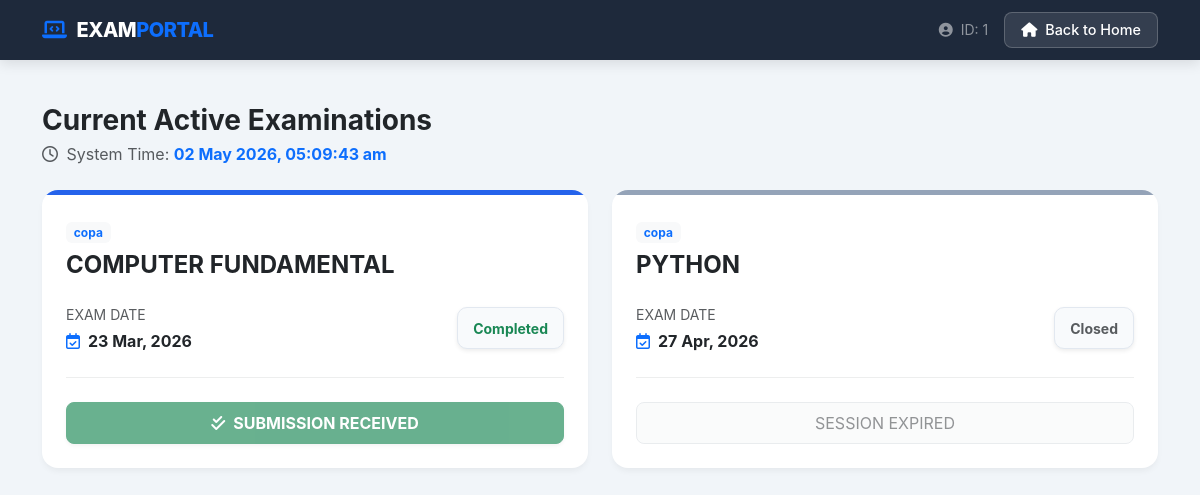
The app's page /exam_page.php (signed in) with its own data.
### tables this page shows
CREATE TABLE `exams` (
  `exam_id` int(11) NOT NULL,
  `exam_name` varchar(100) DEFAULT NULL,
  `subject_name` varchar(100) DEFAULT NULL,
  `exam_date` date DEFAULT NULL,
  `exam_time` time DEFAULT NULL,
  `exam_end_time` time DEFAULT NULL,
  `centre` varchar(100) DEFAULT NULL,
  `total_students` int(11) DEFAULT NULL,
  `status` varchar(20) DEFAULT 'Active',
  `course` varchar(100) DEFAULT NULL
);

### exam_page.php (the view, shortened to what this page needs)
<?php
include("config.php");
$student_id = $_SESSION['student_id'];
$student_res = mysqli_query($conn, "SELECT course FROM students WHERE student_id = '$student_id' LIMIT 1");
$student_data = mysqli_fetch_assoc($student_res);
$course = $student_data['course'] ?? '';
$query = mysqli_query($conn, "SELECT * FROM exams
    WHERE exam_name = '$course'
    AND status = 'Active'
    ORDER BY exam_date ASC, exam_time ASC");
?>
<!DOCTYPE html>
<html lang="en">
<head>
    <link href="https://cdn.jsdelivr.net/npm/bootstrap@5.3.0/dist/css/bootstrap.min.css" rel="stylesheet">
    <link rel="stylesheet" href="https://cdnjs.cloudflare.com/ajax/libs/font-awesome/6.4.0/css/all.min.css">
</head>
<body>
<nav class="exam-navbar">
    <div class="container d-flex justify-content-between align-items-center">
        <a href="dashboard.php" class="portal-brand">
            <i class="fas fa-laptop-code text-primary"></i>
            <span>EXAM<span class="text-primary">PORTAL</span></span>
        </a>
        <div class="d-flex align-items-center gap-3">
            <span class="d-none d-md-block text-white-50 small">
                <i class="fas fa-user-circle me-1"></i> ID: <?php echo $student_id; ?>
            </span>
            <a href="dashboard.php" class="btn-nav-home">
                <i class="fas fa-home me-1"></i> Back to Home
            </a>
        </div>
    </div>
</nav>
<div class="container mt-4">
    <div class="row align-items-end mb-4">
        <div class="col-md-8">
            <h3 class="fw-bold text-dark mb-1">Current Active Examinations</h3>
            <p class="text-muted mb-0">
                <i class="far fa-clock me-1"></i> System Time:
                <span id="live-clock" class="fw-bold text-primary"><?php echo date("d M, Y | h:i:s A"); ?></span>
            </p>
        </div>
    </div>
    <div class="row g-4">
    <?php
    if(mysqli_num_rows($query) > 0) {
        while($row = mysqli_fetch_assoc($query)) {
            $exam_id = $row['exam_id'];
            $checkSub = mysqli_query($conn, "SELECT * FROM exam_submissions WHERE student_id = '$student_id' AND exam_id = '$exam_id'");
            $is_submitted = (mysqli_num_rows($checkSub) > 0);
            $start_time = $row['exam_date'] . ' ' . $row['exam_time'];
    ?>
        <div class="col-lg-6">
            <div class="exam-card card h-100" id="card-<?php echo $exam_id; ?>">
                <div class="card-accent" id="accent-<?php echo $exam_id; ?>"></div>
                <div class="p-4">
                    <div class="d-flex justify-content-between align-items-start mb-3">
                        <div>
                            <span class="badge bg-light text-primary mb-2"><?php echo $row['exam_name']; ?></span>
                            <h4 class="fw-bold text-dark"><?php echo strtoupper($row['subject_name']); ?></h4>
                        </div>
                    </div>
                    <div class="row align-items-center">
                        <div class="col-sm-6">
                            <div class="text-muted small mb-1">EXAM DATE</div>
                            <div class="fw-bold"><i class="far fa-calendar-check me-2 text-primary"></i><?php echo date("d M, Y", strtotime($start_time)); ?></div>
                        </div>
                        <div class="col-sm-6 text-sm-end mt-3 mt-sm-0">
                            <div class="timer-box d-inline-block shadow-sm" id="timer-<?php echo $exam_id; ?>">
                            </div>
                        </div>
                    </div>
                    <hr class="my-4" style="opacity: 0.08;">
                    <div class="action-area" id="action-<?php echo $exam_id; ?>">
                        <?php if($is_submitted) { ?>
                            <button class="btn btn-success w-100 rounded-3 fw-bold py-2 shadow-sm" disabled>
                                <i class="fas fa-check-double me-2"></i>SUBMISSION RECEIVED
                            </button>
                        <?php } else { ?>
                            <button class="btn btn-light w-100 rounded-3 py-2 border" disabled>Checking Status...</button>
                        <?php } ?>
                    </div>
                </div>
            </div>
        </div>
    <?php
        }
    }
    ?>
    </div>
</div>
</body>
</html>

### exam_page.php (style rules this page uses)
:root { --primary-blue: #2563eb; --dark-navy: #1e293b; --live-red: #ef4444; }
body { background-color: #f1f5f9; font-family: 'Inter', 'Segoe UI', sans-serif; padding-top: 80px; }
.exam-navbar { background: var(--dark-navy); box-shadow: 0 4px 12px rgba(0,0,0,0.1); padding: 12px 0; position: fixed; top: 0; width: 100%; z-index: 1000; }
.portal-brand { color: #ffffff; font-weight: 800; font-size: 1.25rem; letter-spacing: -0.5px; display: flex; align-items: center; gap: 10px; text-decoration: none; }
.btn-nav-home { background: rgba(255, 255, 255, 0.1); color: #ffffff; border: 1px solid rgba(255, 255, 255, 0.2); padding: 6px 16px; border-radius: 8px; font-weight: 500; font-size: 0.9rem; transition: all 0.3s ease; text-decoration: none; }
.exam-card { border: none; border-radius: 16px; transition: all 0.3s cubic-bezier(0.4, 0, 0.2, 1); background: #ffffff; overflow: hidden; box-shadow: 0 4px 6px -1px rgba(0,0,0,0.05); }
.card-accent { height: 5px; background: var(--primary-blue); }
.timer-box { background: #f8fafc; border: 1px solid #e2e8f0; padding: 8px 15px; border-radius: 10px; font-weight: 700; color: #475569; }

### records on screen
exams: exam_name "copa", subject_name "COMPUTER FUNDAMENTAL", date("d M, Y", strtotime($start_time)) "23 Mar, 2026", shows "SUBMISSION RECEIVED"
exams: exam_name "copa", subject_name "PYTHON", date("d M, Y", strtotime($start_time)) "27 Apr, 2026"

### other values on screen
$student_id "1"
